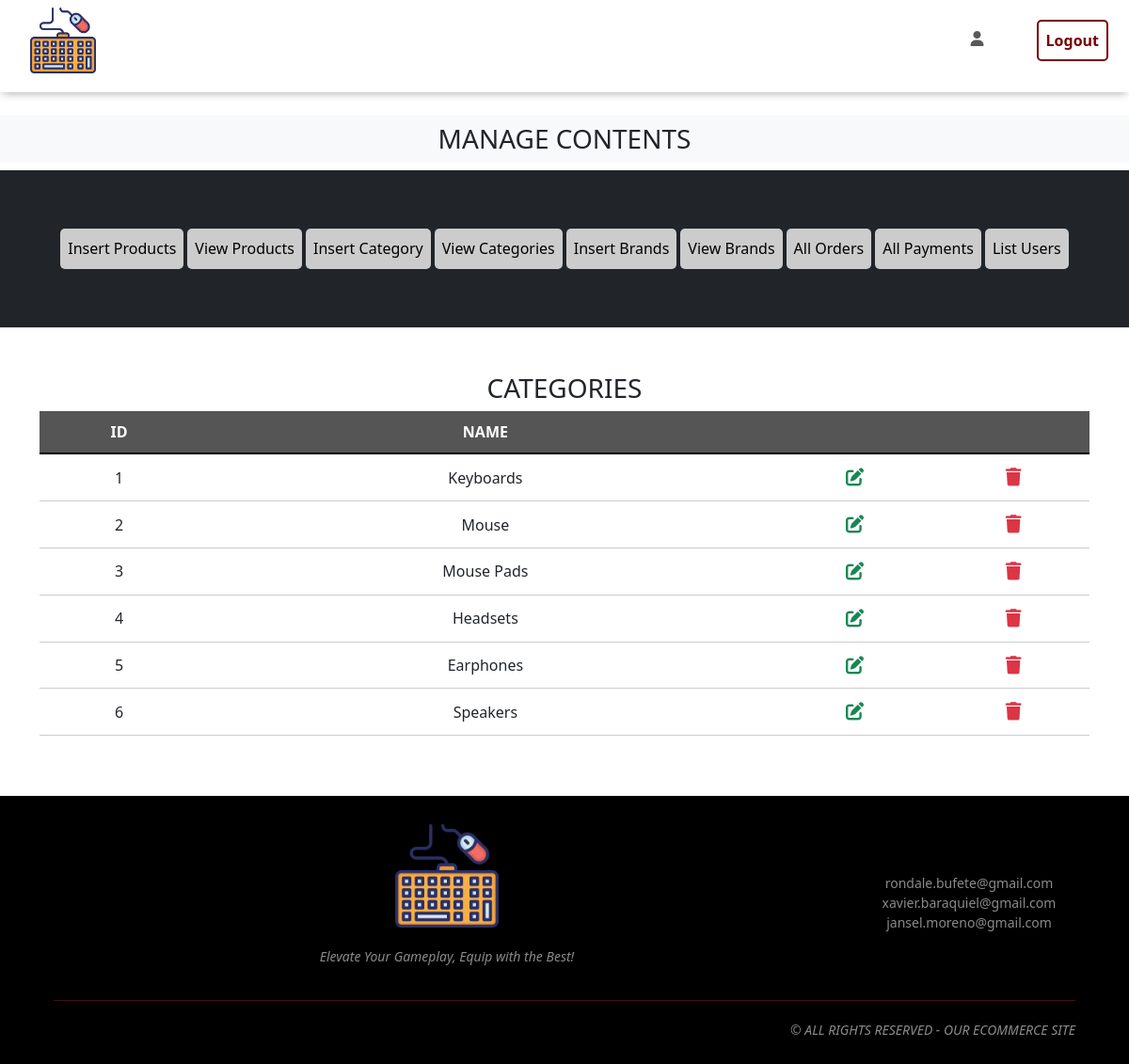
/admin/index.php?view_categories, run on the app's committed database.
### tables this page shows
CREATE TABLE `categories` (
  `category_id` int(11) NOT NULL,
  `category_title` varchar(100) NOT NULL
);

### admin/view_categories.php (the view, shortened to what this page needs)
<!DOCTYPE html>
<html lang="en">
<head>
</head>
<body>
    <h3 class="text-center">CATEGORIES</h3>
    <table>
        <thead>
            <tr>
                <th>ID</th>
                <th>NAME</th>
                <th></th>
                <th></th>
            </tr>
        </thead>
        <tbody class="text-center">
            <?php
                $select_category = "SELECT * from `categories`";
                $run_query = mysqli_query($conn, $select_category);
                while ($fetch_rows = mysqli_fetch_array($run_query)) {
                    $cat_id = $fetch_rows['category_id'];
                    $cat_name = $fetch_rows['category_title'];
            ?>
                    <tr>
                        <td><?php echo $cat_id ?></td>
                        <td><?php echo $cat_name ?></td>
                        <td><a href='index.php?edit_category=<?php echo $cat_id?>' class='text-success icon-size'><i class='fa-solid fa-pen-to-square'></i></a></td>
                        <td><a href='index.php?delete_category=<?php echo $cat_id?>' class='text-danger icon-size' data-toggle="modal" data-target="#exampleModalCenter"><i class='fa-solid fa-trash'></i></a></td>
                    </tr>
            <?php
                }
            ?>
        </tbody>
    </table>
</body>
</html>

### data on the page
categories: category_id "1", category_title "Keyboards"
categories: category_id "2", category_title "Mouse"
categories: category_id "3", category_title "Mouse Pads"
categories: category_id "4", category_title "Headsets"
categories: category_id "5", category_title "Earphones"
categories: category_id "6", category_title "Speakers"
